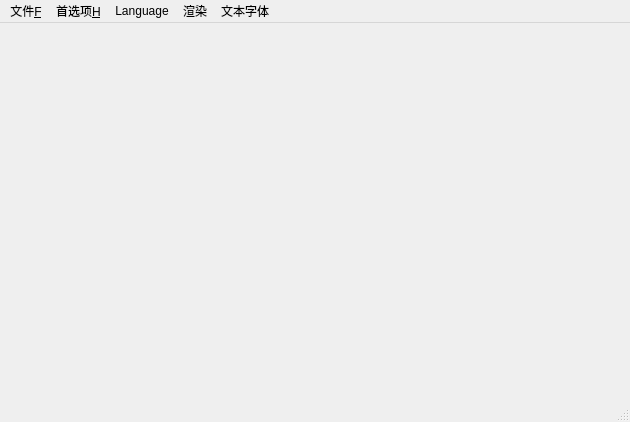
<?xml version="1.0" encoding="UTF-8"?>
<ui version="4.0">
 <class>HomePage</class>
 <widget class="QMainWindow" name="HomePage">
  <property name="geometry">
   <rect>
    <x>0</x>
    <y>0</y>
    <width>630</width>
    <height>422</height>
   </rect>
  </property>
  <property name="windowTitle">
   <string>HomePage</string>
  </property>
  <widget class="QWidget" name="centralwidget"/>
  <widget class="QMenuBar" name="menubar">
   <property name="geometry">
    <rect>
     <x>0</x>
     <y>0</y>
     <width>630</width>
     <height>18</height>
    </rect>
   </property>
   <widget class="QMenu" name="menu_F">
    <property name="title">
     <string>文件&amp;F</string>
    </property>
    <addaction name="openProjectAction"/>
    <addaction name="importItemAction"/>
    <addaction name="saveProjectAction"/>
    <addaction name="newProjectAction"/>
   </widget>
   <widget class="QMenu" name="menu">
    <property name="title">
     <string>首选项&amp;H</string>
    </property>
    <widget class="QMenu" name="menu_2">
     <property name="title">
      <string>界面风格</string>
     </property>
     <addaction name="blackWhite"/>
     <addaction name="pinkBlue"/>
    </widget>
    <addaction name="menu_2"/>
   </widget>
   <widget class="QMenu" name="menuLanguage">
    <property name="title">
     <string>Language</string>
    </property>
    <addaction name="englishAction"/>
    <addaction name="chineseAction"/>
   </widget>
   <widget class="QMenu" name="menu_3">
    <property name="title">
     <string>渲染</string>
    </property>
    <addaction name="multiProjectAction"/>
   </widget>
   <widget class="QMenu" name="menu_4">
    <property name="title">
     <string>文本字体</string>
    </property>
    <addaction name="loadFont"/>
    <addaction name="changeFont"/>
   </widget>
   <addaction name="menu_F"/>
   <addaction name="menu"/>
   <addaction name="menuLanguage"/>
   <addaction name="menu_3"/>
   <addaction name="menu_4"/>
  </widget>
  <widget class="QStatusBar" name="statusbar"/>
  <action name="action_2">
   <property name="text">
    <string>经典黑白</string>
   </property>
  </action>
  <action name="blackWhite">
   <property name="text">
    <string>经典黑白</string>
   </property>
  </action>
  <action name="pinkBlue">
   <property name="text">
    <string>可爱粉蓝</string>
   </property>
  </action>
  <action name="openProjectAction">
   <property name="text">
    <string>打开项目</string>
   </property>
  </action>
  <action name="englishAction">
   <property name="text">
    <string>English</string>
   </property>
  </action>
  <action name="chineseAction">
   <property name="text">
    <string>简体中文</string>
   </property>
  </action>
  <action name="importItemAction">
   <property name="text">
    <string>导入素材</string>
   </property>
  </action>
  <action name="saveProjectAction">
   <property name="text">
    <string>保存</string>
   </property>
  </action>
  <action name="multiProjectAction">
   <property name="text">
    <string>开始渲染</string>
   </property>
  </action>
  <action name="newProjectAction">
   <property name="text">
    <string>新项目</string>
   </property>
  </action>
  <action name="loadFont">
   <property name="text">
    <string>添加字体</string>
   </property>
  </action>
  <action name="changeFont">
   <property name="text">
    <string>使用字体</string>
   </property>
  </action>
 </widget>
 <resources/>
 <connections/>
</ui>
